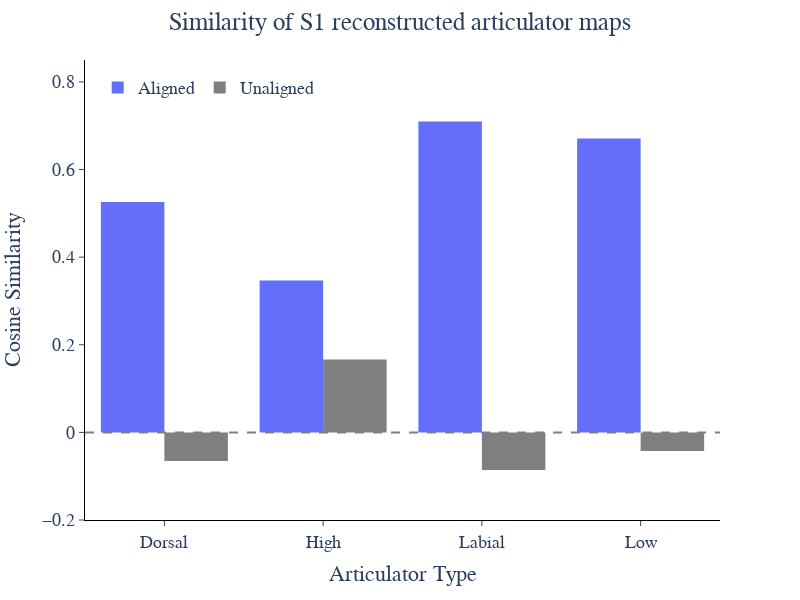

The notebook cell this image was saved under:
### Code cell
fig = px.histogram(artic_sim_full_S1_df, x='Articulator', y="Cosine Similarity", color='Type', barmode='group', width=800, height=600, color_discrete_sequence=[px_colors[0], '#7F7F7F'])

fig.add_hline(y=0, line_dash='dash', line_color='grey')
fig.update_layout(
    plot_bgcolor='white',
    legend=dict(
        orientation='h',
        yanchor='top',
        y=0.98,
        xanchor='left',
        x=0.02,
        title_text=''
    ),
    # showlegend=False,
    title_text='Similarity of S1 reconstructed articulator maps',
    title_x=0.5,
    font=dict(size=18, family='Arial')
)
fig.update_xaxes(
    title='Articulator Type',
    mirror=False,
    ticks='outside',
    showline=True,
    linecolor='black',
    showgrid=False,
)
fig.update_yaxes(
    title='Cosine Similarity',
    mirror=False,
    ticks='outside',
    showline=True,
    linecolor='black',
    showgrid=False,
    range=[-0.2, 0.85],
)

# fig.write_image(r"C:\Users\zms14\Box\CoganLab\IndividualMeetings\Zac\manuscripts\cross_patient_speech_decoding\figures\fig_3\S1_artic_recon.svg")
fig.show()

### Figure 1 — Plotly figure (JSON) as saved in the notebook; plotly's stock layout.template omitted (floating-point values rounded to 4 significant figures)
{"data": [{"alignmentgroup": "True", "bingroup": "x", "histfunc": "sum", "hovertemplate": "Type=Aligned<br>Articulator=%{x}<br>sum of Cosine Similarity=%{y}<extra></extra>", "legendgroup": "Aligned", "marker": {"color": "#636EFA", "pattern": {"shape": ""}}, "name": "Aligned", "offsetgroup": "Aligned", "orientation": "v", "showlegend": true, "type": "histogram", "x": ["Dorsal", "High", "Labial", "Low"], "xaxis": "x", "y": [0.5258, 0.3466, 0.7096, 0.6706], "yaxis": "y"}, {"alignmentgroup": "True", "bingroup": "x", "histfunc": "sum", "hovertemplate": "Type=Unaligned<br>Articulator=%{x}<br>sum of Cosine Similarity=%{y}<extra></extra>", "legendgroup": "Unaligned", "marker": {"color": "#7F7F7F", "pattern": {"shape": ""}}, "name": "Unaligned", "offsetgroup": "Unaligned", "orientation": "v", "showlegend": true, "type": "histogram", "x": ["Dorsal", "High", "Labial", "Low"], "xaxis": "x", "y": [-0.0654, 0.1661, -0.08587, -0.04271], "yaxis": "y"}], "layout": {"barmode": "group", "font": {"family": "Arial", "size": 18}, "height": 600, "legend": {"orientation": "h", "title": {"text": ""}, "tracegroupgap": 0, "x": 0.02, "xanchor": "left", "y": 0.98, "yanchor": "top"}, "margin": {"t": 60}, "plot_bgcolor": "white", "shapes": [{"line": {"color": "grey", "dash": "dash"}, "type": "line", "x0": 0, "x1": 1, "xref": "x domain", "y0": 0, "y1": 0, "yref": "y"}], "title": {"text": "Similarity of S1 reconstructed articulator maps", "x": 0.5}, "width": 800, "xaxis": {"anchor": "y", "domain": [0, 1], "linecolor": "black", "mirror": false, "showgrid": false, "showline": true, "ticks": "outside", "title": {"text": "Articulator Type"}}, "yaxis": {"anchor": "x", "domain": [0, 1], "linecolor": "black", "mirror": false, "range": [-0.2, 0.85], "showgrid": false, "showline": true, "ticks": "outside", "title": {"text": "Cosine Similarity"}}}}
